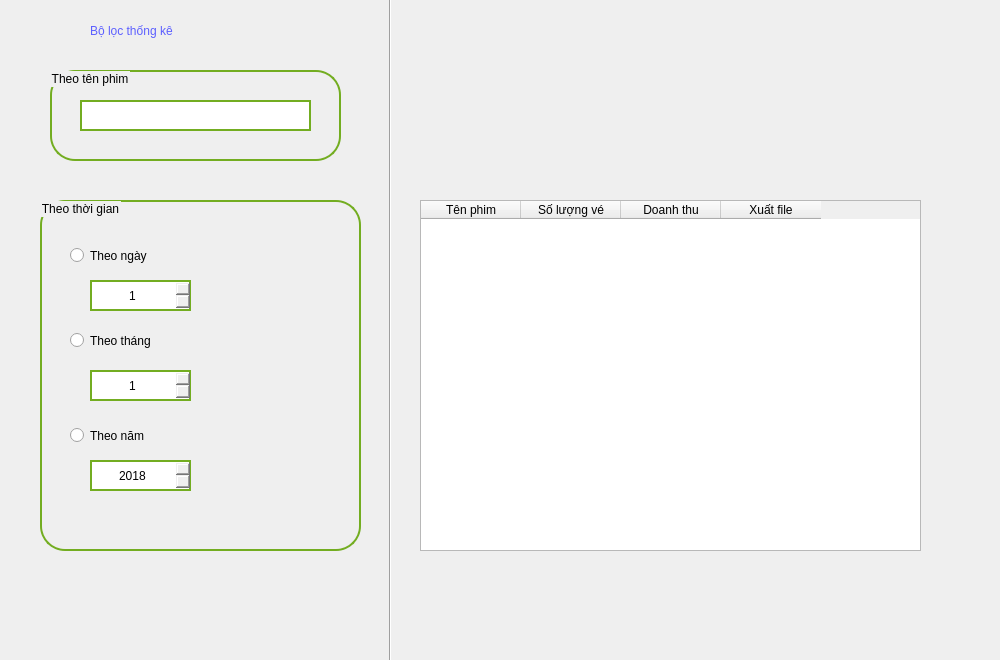
<?xml version="1.0" encoding="UTF-8"?>
<ui version="4.0">
 <class>TKphim</class>
 <widget class="QMainWindow" name="TKphim">
  <property name="geometry">
   <rect>
    <x>0</x>
    <y>0</y>
    <width>1000</width>
    <height>660</height>
   </rect>
  </property>
  <property name="windowTitle">
   <string>MainWindow</string>
  </property>
  <widget class="QWidget" name="centralwidget">
   <widget class="Line" name="line">
    <property name="geometry">
     <rect>
      <x>380</x>
      <y>-20</y>
      <width>20</width>
      <height>721</height>
     </rect>
    </property>
    <property name="orientation">
     <enum>Qt::Vertical</enum>
    </property>
   </widget>
   <widget class="QLabel" name="label">
    <property name="geometry">
     <rect>
      <x>90</x>
      <y>0</y>
      <width>191</width>
      <height>61</height>
     </rect>
    </property>
    <property name="styleSheet">
     <string notr="true">font: 18pt &quot;MS Shell Dlg 2&quot;;
color:rgb(92, 95, 255);</string>
    </property>
    <property name="text">
     <string>Bộ lọc thống kê</string>
    </property>
   </widget>
   <widget class="QTableWidget" name="tableWidget_2">
    <property name="geometry">
     <rect>
      <x>420</x>
      <y>200</y>
      <width>501</width>
      <height>351</height>
     </rect>
    </property>
    <property name="styleSheet">
     <string notr="true"/>
    </property>
    <column>
     <property name="text">
      <string>Tên phim</string>
     </property>
    </column>
    <column>
     <property name="text">
      <string>Số lượng vé</string>
     </property>
    </column>
    <column>
     <property name="text">
      <string>Doanh thu</string>
     </property>
    </column>
    <column>
     <property name="text">
      <string>Xuất file</string>
     </property>
    </column>
   </widget>
   <widget class="QWidget" name="widget" native="true">
    <property name="geometry">
     <rect>
      <x>430</x>
      <y>30</y>
      <width>131</width>
      <height>111</height>
     </rect>
    </property>
    <widget class="QLabel" name="label_4">
     <property name="geometry">
      <rect>
       <x>0</x>
       <y>0</y>
       <width>111</width>
       <height>101</height>
      </rect>
     </property>
     <property name="styleSheet">
      <string notr="true"/>
     </property>
     <property name="text">
      <string/>
     </property>
     <property name="pixmap">
      <pixmap>../../../../../ảnh python/film-reel.png</pixmap>
     </property>
     <property name="scaledContents">
      <bool>true</bool>
     </property>
    </widget>
   </widget>
   <widget class="QGroupBox" name="groupBox_theothoigian">
    <property name="geometry">
     <rect>
      <x>40</x>
      <y>200</y>
      <width>321</width>
      <height>351</height>
     </rect>
    </property>
    <property name="styleSheet">
     <string notr="true">
font: 11pt &quot;MS Shell Dlg 2&quot;;
 border-radius: 25px;
  border: 2px solid #73AD21;</string>
    </property>
    <property name="title">
     <string>Theo thời gian</string>
    </property>
    <widget class="QRadioButton" name="button_ngay">
     <property name="geometry">
      <rect>
       <x>30</x>
       <y>40</y>
       <width>121</width>
       <height>31</height>
      </rect>
     </property>
     <property name="styleSheet">
      <string notr="true">font: 12pt &quot;MS Shell Dlg 2&quot;;
border: white;</string>
     </property>
     <property name="text">
      <string>Theo ngày</string>
     </property>
    </widget>
    <widget class="QRadioButton" name="button_thang">
     <property name="geometry">
      <rect>
       <x>30</x>
       <y>120</y>
       <width>121</width>
       <height>41</height>
      </rect>
     </property>
     <property name="styleSheet">
      <string notr="true">font: 12pt &quot;MS Shell Dlg 2&quot;;
border: white;</string>
     </property>
     <property name="text">
      <string>Theo tháng</string>
     </property>
    </widget>
    <widget class="QRadioButton" name="button_nam">
     <property name="geometry">
      <rect>
       <x>30</x>
       <y>220</y>
       <width>101</width>
       <height>31</height>
      </rect>
     </property>
     <property name="styleSheet">
      <string notr="true">font: 12pt &quot;MS Shell Dlg 2&quot;;
border: white;</string>
     </property>
     <property name="text">
      <string>Theo năm</string>
     </property>
    </widget>
    <widget class="QSpinBox" name="box_ngay">
     <property name="geometry">
      <rect>
       <x>50</x>
       <y>80</y>
       <width>101</width>
       <height>31</height>
      </rect>
     </property>
     <property name="minimumSize">
      <size>
       <width>101</width>
       <height>31</height>
      </size>
     </property>
     <property name="maximumSize">
      <size>
       <width>101</width>
       <height>31</height>
      </size>
     </property>
     <property name="styleSheet">
      <string notr="true">border:707070;</string>
     </property>
     <property name="alignment">
      <set>Qt::AlignCenter</set>
     </property>
     <property name="minimum">
      <number>1</number>
     </property>
     <property name="maximum">
      <number>31</number>
     </property>
    </widget>
    <widget class="QSpinBox" name="box_thang">
     <property name="geometry">
      <rect>
       <x>50</x>
       <y>170</y>
       <width>101</width>
       <height>31</height>
      </rect>
     </property>
     <property name="minimumSize">
      <size>
       <width>101</width>
       <height>31</height>
      </size>
     </property>
     <property name="maximumSize">
      <size>
       <width>101</width>
       <height>31</height>
      </size>
     </property>
     <property name="styleSheet">
      <string notr="true">border:707070;</string>
     </property>
     <property name="alignment">
      <set>Qt::AlignCenter</set>
     </property>
     <property name="minimum">
      <number>1</number>
     </property>
     <property name="maximum">
      <number>12</number>
     </property>
    </widget>
    <widget class="QSpinBox" name="box_nam">
     <property name="geometry">
      <rect>
       <x>50</x>
       <y>260</y>
       <width>101</width>
       <height>31</height>
      </rect>
     </property>
     <property name="minimumSize">
      <size>
       <width>101</width>
       <height>31</height>
      </size>
     </property>
     <property name="maximumSize">
      <size>
       <width>101</width>
       <height>31</height>
      </size>
     </property>
     <property name="styleSheet">
      <string notr="true">border:707070;</string>
     </property>
     <property name="alignment">
      <set>Qt::AlignCenter</set>
     </property>
     <property name="minimum">
      <number>2018</number>
     </property>
     <property name="maximum">
      <number>2024</number>
     </property>
    </widget>
   </widget>
   <widget class="QGroupBox" name="groupBox_2">
    <property name="geometry">
     <rect>
      <x>50</x>
      <y>70</y>
      <width>291</width>
      <height>91</height>
     </rect>
    </property>
    <property name="styleSheet">
     <string notr="true">font: 11pt &quot;MS Shell Dlg 2&quot;;
 border-radius: 25px;
  border: 2px solid #73AD21;</string>
    </property>
    <property name="title">
     <string>Theo tên phim</string>
    </property>
    <widget class="QTextEdit" name="txt_tenphim">
     <property name="geometry">
      <rect>
       <x>30</x>
       <y>30</y>
       <width>231</width>
       <height>31</height>
      </rect>
     </property>
    </widget>
   </widget>
  </widget>
 </widget>
 <resources/>
 <connections/>
</ui>
